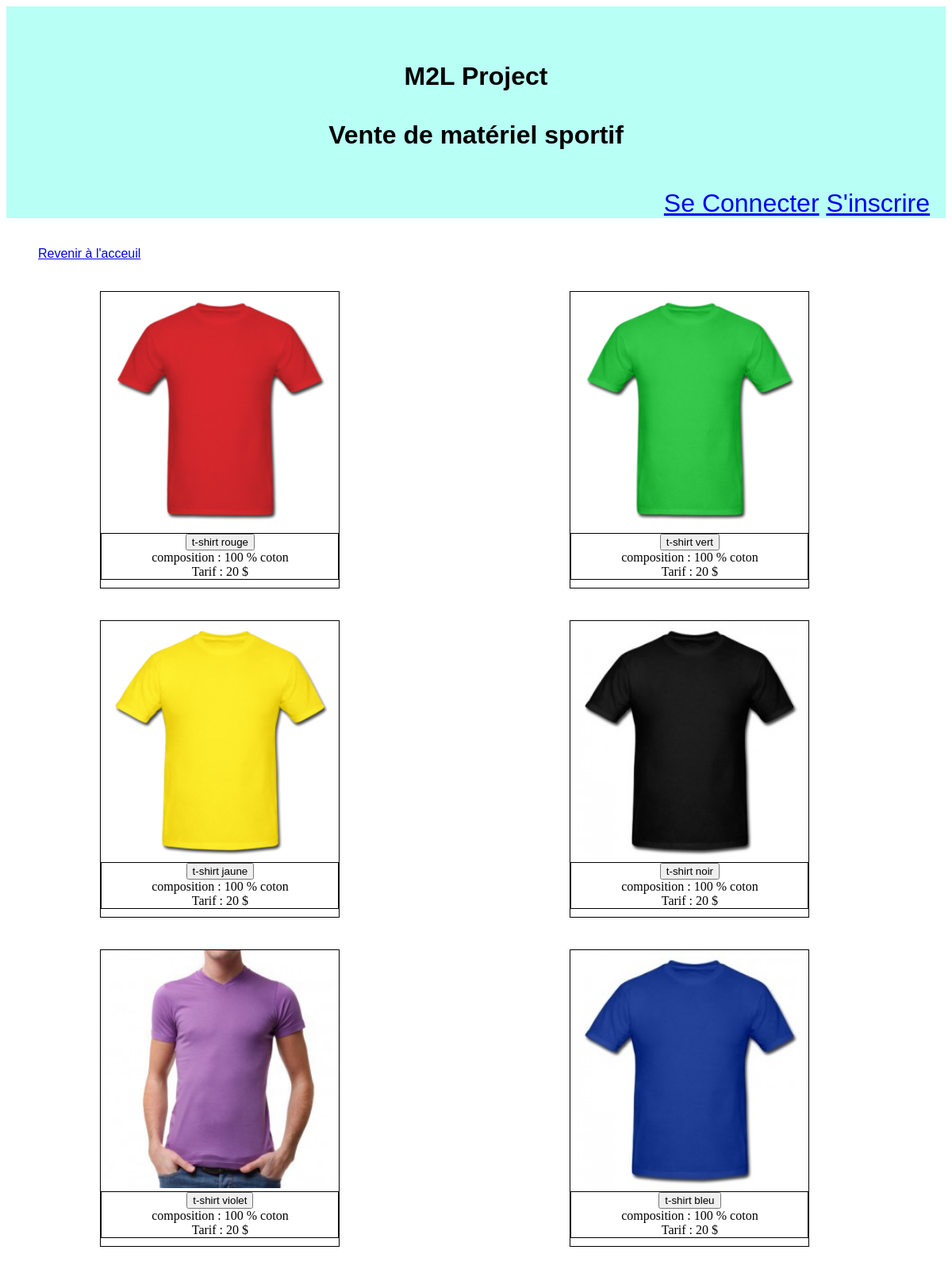
The page /index.php?liste=2 on the database its author committed.
### tables this page shows
CREATE TABLE IF NOT EXISTS `article` (
  `id` int(11) NOT NULL AUTO_INCREMENT,
  `id_categorie` int(11) NOT NULL,
  `nom` varchar(254) NOT NULL,
  `composition` varchar(254) NOT NULL,
  `couleur` varchar(250) NOT NULL,
  `coupe` varchar(254) NOT NULL,
  `reference` varchar(254) NOT NULL,
  `prix` varchar(11) NOT NULL,
  `longueur des manches` text NOT NULL,
  `encolure` text NOT NULL,
  `description` text NOT NULL,
  `entretien` text NOT NULL,
  `src` varchar(254) NOT NULL,
  `quantite` int(11) NOT NULL,
  PRIMARY KEY (`id`)
);

### index.php (called while the page is built, shortened)
<?php
require "model/model.php";
require"controller/header.php";
require"controller/center.php" ;

### model/model.php (called while the page is built, shortened)
<?php
function dbConnect() {
try{
	$db = new PDO ('mysql:host=localhost;port=3308;dbname=sitetshirt;charset=utf8' , 'root' , '');
	}
catch(Exception $e)
	{
	die('Erreur : '.$e->getMessage());
	}
	return $db ;
}
function listeArticle($id_categorie) {
	$db = dbConnect();
	$res = $db ->query("SELECT * FROM article WHERE id_categorie = '$id_categorie' ");
	return $res;
}
?>

### vue/center/liste.php (the view, shortened to what this page needs)
<br><br><a id="redirectionAcceuil" href="index.php">Revenir à l'acceuil</a><br><br>
<div id="lesarticles" >
		<?php $res = listeArticle($_GET['liste']); ?>
		<?php
		while($article = $res ->fetch()){ ?>
			<div id="article">
			<form method="post" action="index.php?article">
				<input type="image" id="photo" alt="<?= $article['nom']; ?>" src="<?= $article['src']; ?>">
				<div id="description">
				<button><?= $article['nom']; ?></button>
				<?php echo"<br>composition : ".$article['composition']."<br>Tarif : ".$article['prix']." $<br>";?>
				</div>
			</form>
			</div>
	<?php } ?>
</div>

### vue/css/liste.css (style rules this page uses)
#photo { width: 300px ; height: 300px ; }
form { border: 1px black solid; width: 300px; }
#article { width: 30% ; margin: 20px; }
#description { text-align: center; border: 1px black solid; margin-bottom: 10px; }
#lesarticles { display: flex; flex-wrap: wrap; justify-content: space-around; }
#redirectionAcceuil { margin: 40px ; font-size: 1em ; font-family: "Trebuchet Ms" , Verdana , sans-serif; }

### rows shown on the page
article: nom "t-shirt rouge", composition "100 % coton", prix "20"
article: nom "t-shirt vert", composition "100 % coton", prix "20"
article: nom "t-shirt jaune", composition "100 % coton", prix "20"
article: nom "t-shirt noir", composition "100 % coton", prix "20"
article: nom "t-shirt violet", composition "100 % coton", prix "20"
article: nom "t-shirt bleu", composition "100 % coton", prix "20"
